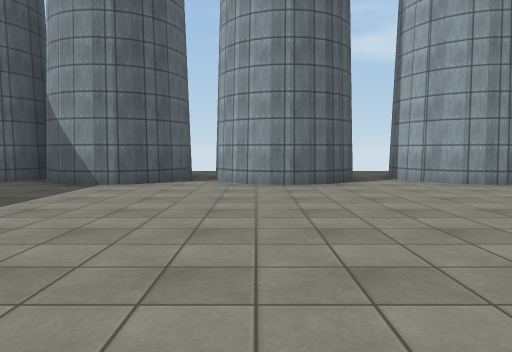
view 1 (above)

24 first-person views from a walk through a scene from a Unity 3-D project. The camera is 1.3 m above the floor, tilts 4° down and sees 70° across. The floor is counted in squares, 2 m on a side. Each view is taken from the middle of a square. On the plan, view 1 faces up. The plan holds only what a view shows up to about 11 squares ahead; the rest is blank. The place goes on beyond the plan. Some animated figures are left out. Surface patterns are stand-ins for the level's own textures.

view 2
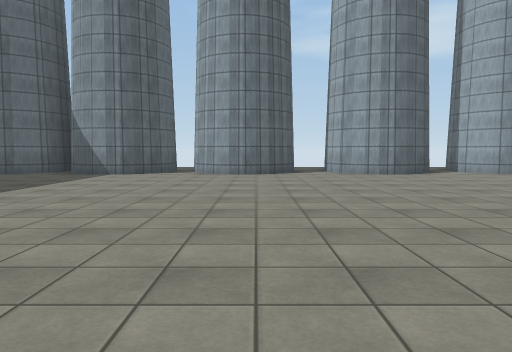

view 3
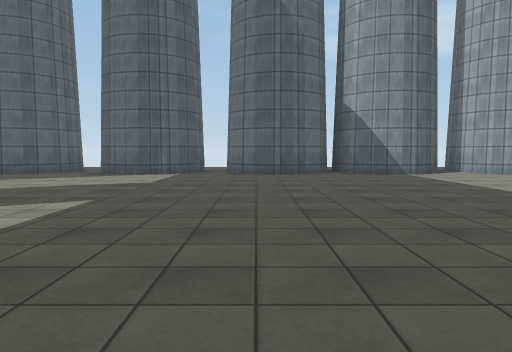

view 4
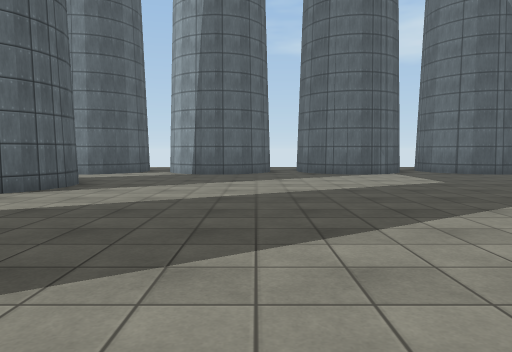

view 5
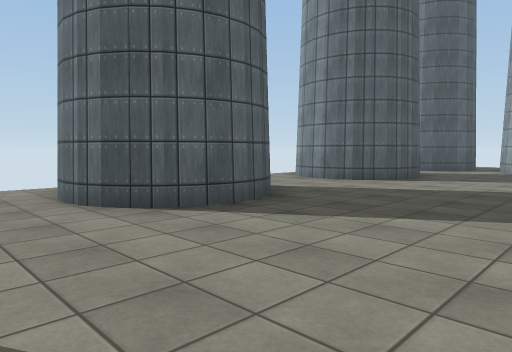

view 6
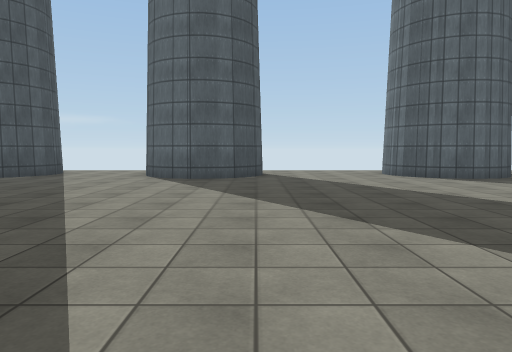

view 7
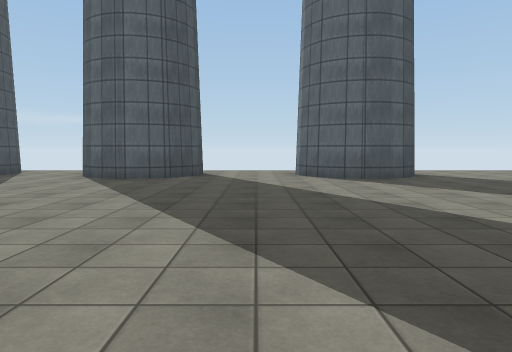

view 8
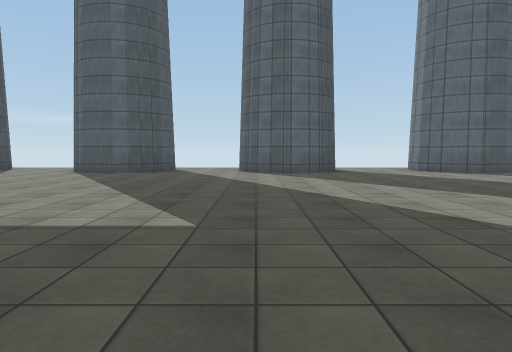

view 9
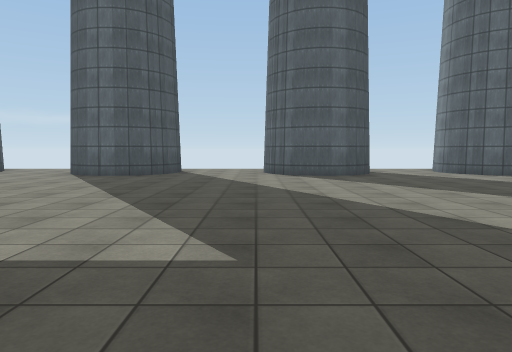

view 10
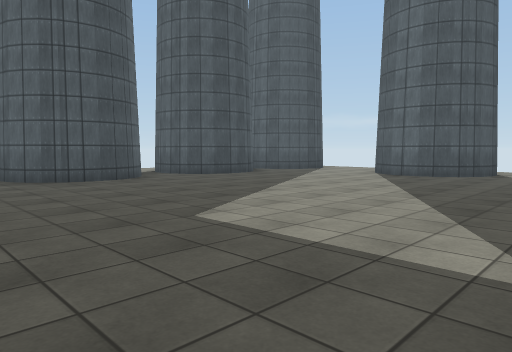

view 11
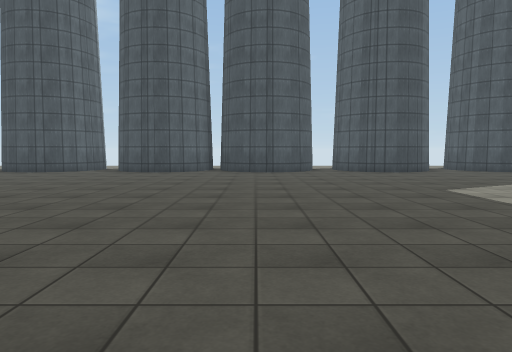

view 12
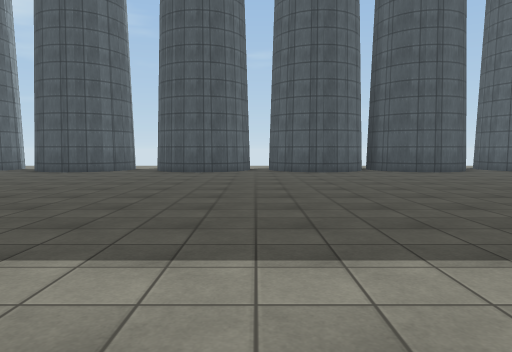

view 13
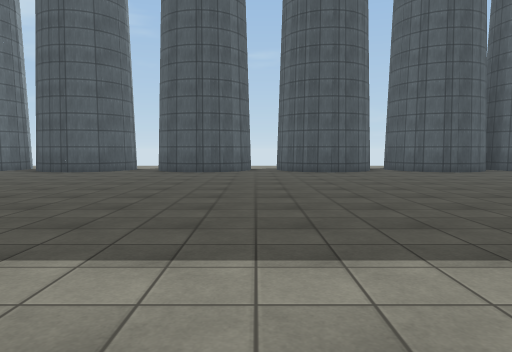

view 14
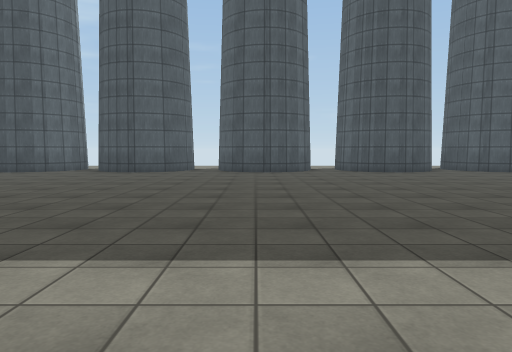

view 15
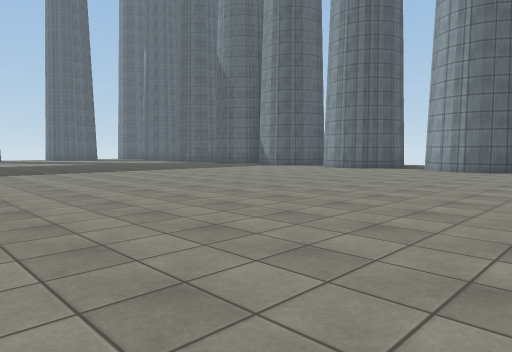

view 16
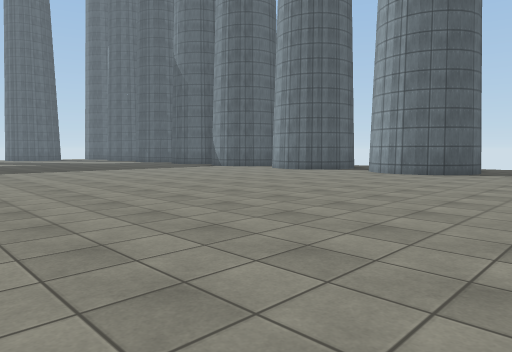

view 17
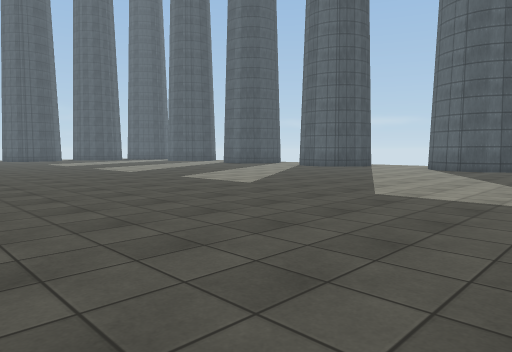

view 18
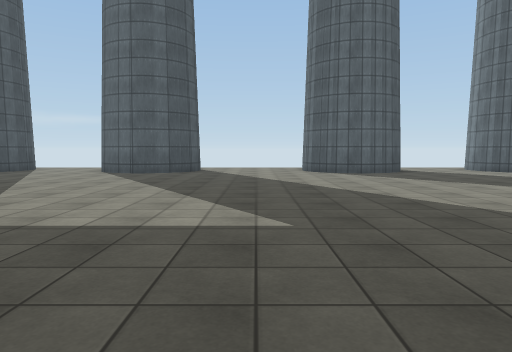

view 19
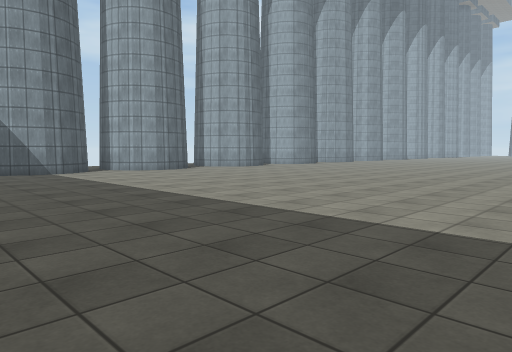

view 20
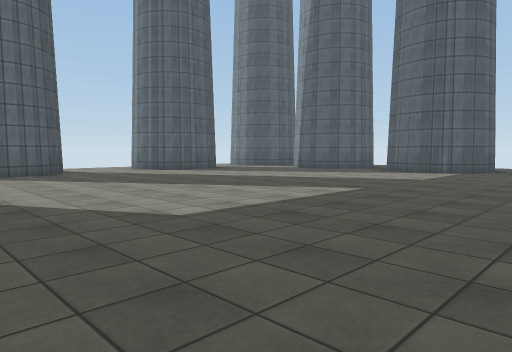

view 21
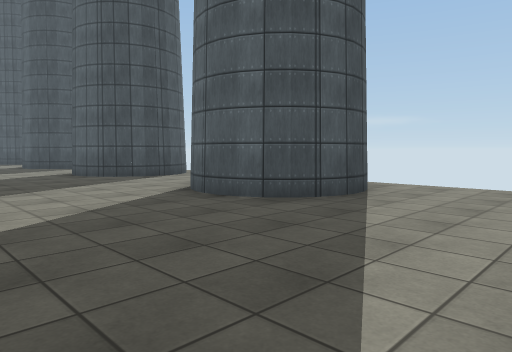

view 22
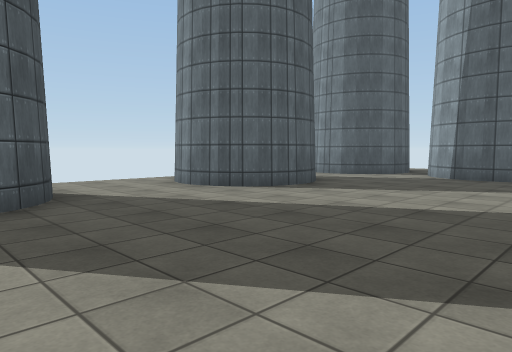

view 23
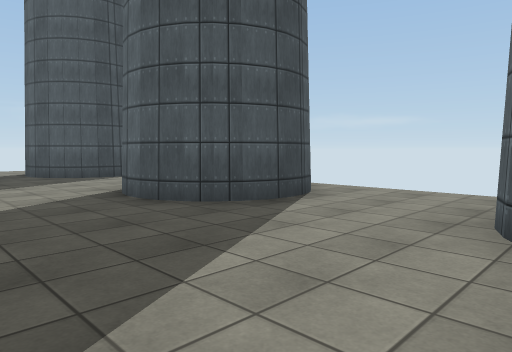

view 24
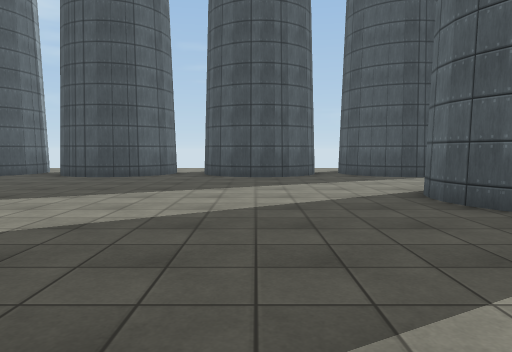

### Floor plan
Key: @ floor where view 1 was taken; # wall or solid block; x gap in a wall; . floor; / step, stairs or slope.
Columns run from 20 left of view 1 to 9 right of it. Each row starts with its distance up from view 1.
 11                        ..
 10                   ..   ..
  9    #.      #x  #  #x   .###.
  8   ##.###.###.######.###.###.#
  7   #...#..##..##..#..##..##..#
  6   ..........................
  5    ..........................
  4    #.........................
  3 /###.........................
  2 /............................
  1 /............................
  0 /...................@.........
 -1   ##..........................
 -2   ##..........................
 -3   ##..........................
 -4 /.................  .........
 -5 /................        ....
 -6 /................
 -7 /.##.............
 -8   ##.............
 -9   ##............
-10  ...............
-11  ...............
-12  ...............
-13  ###............
-14   ##...........
-15   ##...........
-16  ..............
-17  ..............
-18  ###.......  ..    .   . .
-19   ##........ ...  ... .....
-20   ##........................
-21 /...........................
-22 /............................
-23 /.............................
-24 /###..........................
-25    #..........................
-26    #..........................
-27   ............................
-28   ............................
-29   #...#..##..##..#..##..##..##

Where each view was taken, in squares from view 1:
view 1: 0 up, 0 right, facing up
view 2: 3 down, 1 right, facing up
view 3: 3 down, 7 left, facing up
view 4: 3 down, 13 left, facing up
view 5: 5 down, 13 left, facing up-left
view 6: 7 down, 8 left, facing left
view 7: 11 down, 8 left, facing left
view 8: 15 down, 6 left, facing left
view 9: 21 down, 7 left, facing left
view 10: 21 down, 7 left, facing down-left
view 11: 18 down, 6 left, facing down
view 12: 18 down, 1 left, facing down
view 13: 18 down, 3 right, facing down
view 14: 18 down, 5 right, facing down
view 15: 5 down, 8 right, facing up-left
view 16: 3 down, 9 right, facing up-left
view 17: 5 down, 4 left, facing down-left
view 18: 5 down, 6 left, facing left
view 19: 4 down, 6 left, facing up-right
view 20: 4 down, 6 left, facing up-left
view 21: 4 down, 13 left, facing down-left
view 22: 2 down, 12 left, facing up-left
view 23: 20 down, 14 left, facing down-left
view 24: 20 down, 14 left, facing down
